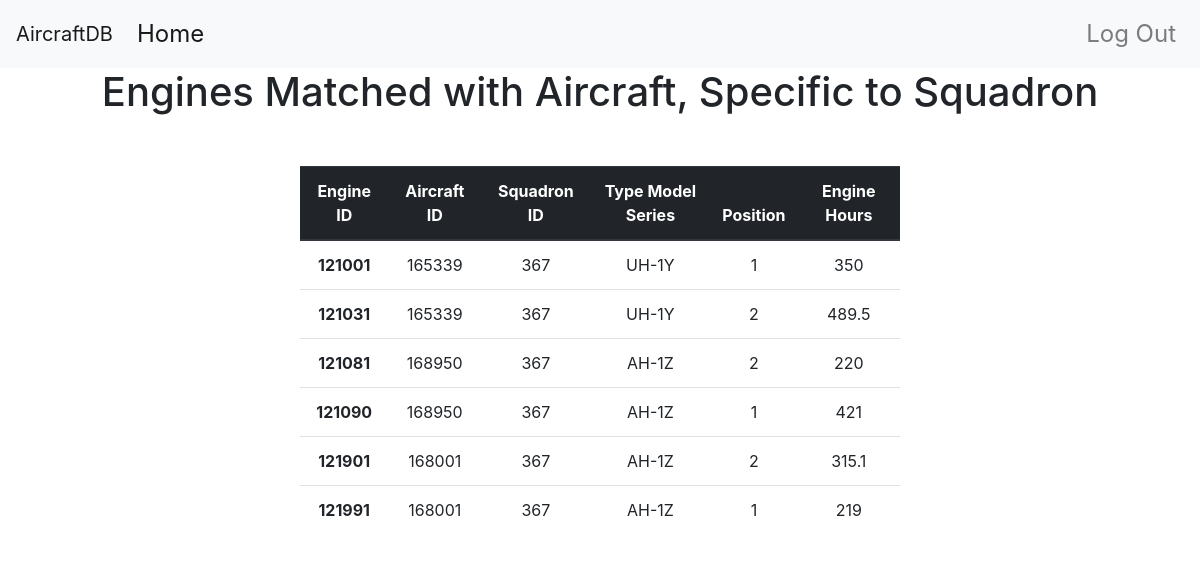
/mechanic/engine (signed in), run on the app's committed database.
### app/models.py (models this page shows, shortened)
class Engine(db.Model):
    __tablename__ = 'engines'
    id = db.Column(db.Integer, primary_key=True)
    aircraft_id = db.Column(db.Integer, db.ForeignKey('aircrafts.aircraft_id'))
    position = db.Column(db.Integer)
    e_hours = db.Column(db.Integer)
    '''
    Insert engine data into the database
    '''

class Aircraft(db.Model):
    __tablename__= 'aircrafts'
    aircraft_id = db.Column(db.Integer, primary_key=True)
    t_m_s = db.Column(db.String(64))
    squadron_id = db.Column(db.Integer, db.ForeignKey('squadron.id'))
    airframe_hours = db.Column(db.Integer)
    '''
    Insert aircraft data into the database
    '''

### app/main/views.py (the view)
@main.route('/mechanic/engine')
def mechanic_get_engine():
    squadron_id = current_user.squadron_id
    result=[]
    sql = "SELECT e.id as engine_id, a.aircraft_id, t_m_s, squadron_id, position, e_hours " \
          "FROM engines as e LEFT OUTER JOIN aircrafts as a ON e.aircraft_id = a.aircraft_id WHERE squadron_id = ?"
    c = db.engine.connect()
    for row in c.execute(sql, (squadron_id,)):
        result.append(row)
    return render_template('mechanic/engine.html', result=result)

### app/models.py (called while the page is built)
@login_manager.user_loader
def user_loader(id):
    return User.query.get(id)

### app/templates/mechanic/engine.html
{% extends "base.html" %}
{% block page_content %}
<div class="table_heading">
    <h1>Engines Matched with Aircraft, Specific to Squadron</h1>
</div>
  <div class="second-container">
    <table class="table">
    <thead class="thead-dark">
      <tr>
        <th scope="col">Engine ID</th>
        <th scope="col">Aircraft ID</th>
        <th scope="col">Squadron ID</th>
        <th scope="col">Type Model Series</th>
        <th scope="col">Position</th>
        <th scope="col">Engine Hours</th>
      </tr>
    </thead>
    <tbody>
    {% for row in result %}
      <tr>
        <th scope="row"> {{row.engine_id}} </th>
        <td>{{row.aircraft_id}}</td>
        <td>{{row.squadron_id}}</td>
          <td>{{row.t_m_s}}</td>
        <td>{{row.position}}</td>
        <td>{{row.e_hours}}</td>
        {% endfor %}
    </tbody>
  </table>
  </div>
{% endblock %}

### app/static/style.css (style rules this page uses)
div.second-container { margin-top: 50px; text-align: center; }
div.second-container table { width: 50%; margin: auto; float: none;; }
div.table_heading { text-align: center }

### data on the page
Engine: engine_id "121001", aircraft_id "165339", squadron_id "367", t_m_s "UH-1Y", position "1", e_hours "350"
Engine: engine_id "121031", aircraft_id "165339", squadron_id "367", t_m_s "UH-1Y", position "2", e_hours "489.5"
Engine: engine_id "121081", aircraft_id "168950", squadron_id "367", t_m_s "AH-1Z", position "2", e_hours "220"
Engine: engine_id "121090", aircraft_id "168950", squadron_id "367", t_m_s "AH-1Z", position "1", e_hours "421"
Engine: engine_id "121901", aircraft_id "168001", squadron_id "367", t_m_s "AH-1Z", position "2", e_hours "315.1"
Engine: engine_id "121991", aircraft_id "168001", squadron_id "367", t_m_s "AH-1Z", position "1", e_hours "219"
